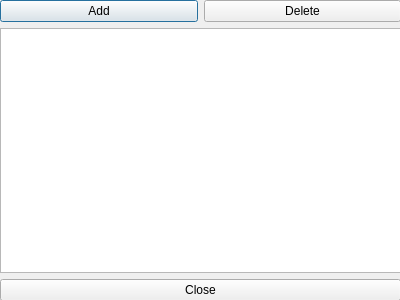
<?xml version="1.0" encoding="UTF-8"?>
<ui version="4.0">
 <class>SoundLibraryRepositoryDialog_UI</class>
 <widget class="QDialog" name="SoundLibraryRepositoryDialog_UI">
  <property name="geometry">
   <rect>
    <x>0</x>
    <y>0</y>
    <width>400</width>
    <height>300</height>
   </rect>
  </property>
  <property name="windowTitle">
   <string>Dialog</string>
  </property>
  <widget class="QWidget" name="verticalLayout">
   <property name="geometry">
    <rect>
     <x>0</x>
     <y>0</y>
     <width>401</width>
     <height>301</height>
    </rect>
   </property>
   <layout class="QVBoxLayout">
    <item>
     <layout class="QHBoxLayout">
      <item>
       <widget class="QPushButton" name="AddBtn">
        <property name="text">
         <string>Add</string>
        </property>
       </widget>
      </item>
      <item>
       <widget class="QPushButton" name="DeleteBtn">
        <property name="text">
         <string>Delete</string>
        </property>
       </widget>
      </item>
     </layout>
    </item>
    <item>
     <widget class="QListWidget" name="ServerListWidget"/>
    </item>
    <item>
     <widget class="QPushButton" name="CloseBtn">
      <property name="text">
       <string>Close</string>
      </property>
     </widget>
    </item>
   </layout>
  </widget>
 </widget>
 <resources/>
 <connections/>
</ui>
